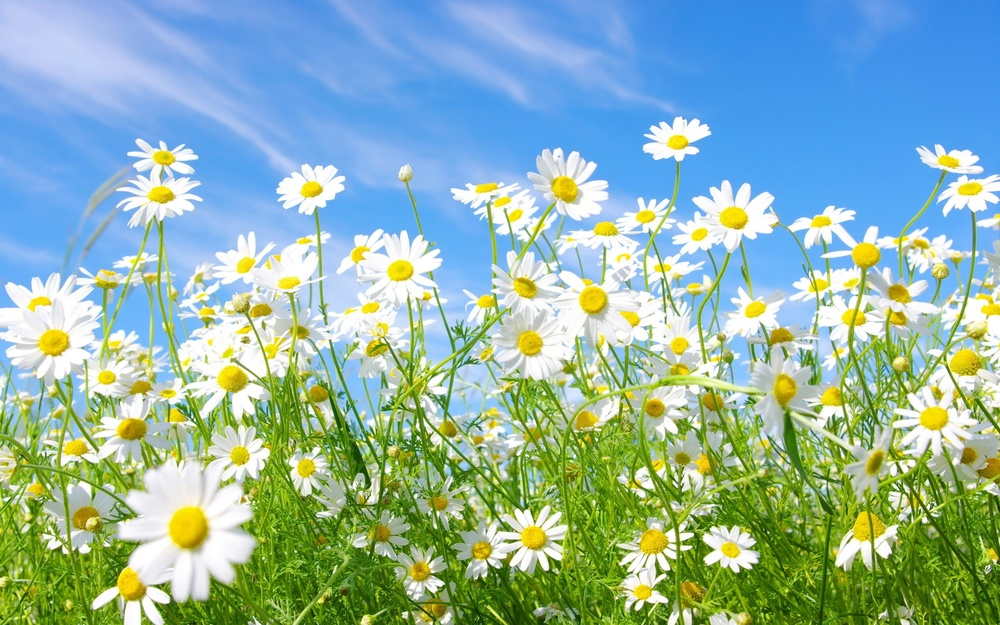
#> input picture au/au2/test2.jpg, 1000 x 625 px, shrunk from 2560 x 1600 before the run
$ python a4.py
#> lines starting #> are read from the running program, lines starting #| are printed output that depends on the picture
import cv2
import numpy as np
from matplotlib import pyplot as plt

img = cv2.imread("test2.jpg")
#> img is the input picture: shape (625, 1000, 3); mean B, G, R 169.1, 180.2, 144.2
color = ("b","g","r")
for i,col in enumerate(color):
    histr = cv2.calcHist([img],[i],None,[256],[0,256])
    plt.plot(histr,color=col)
    plt.xlim(0,256)
plt.show()
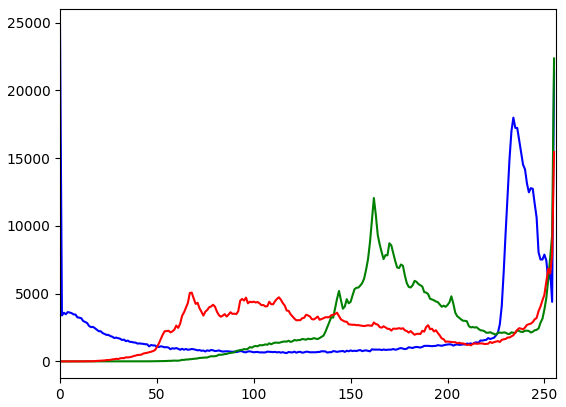
#> figure drawn by matplotlib, 1 panel; curve peaks at x = 0, y = 24803; curve peaks at x = 255, y = 22363; curve peaks at x = 255, y = 15460

$ run again, with au/au2/moon.jpg copied over au/au2/test2.jpg
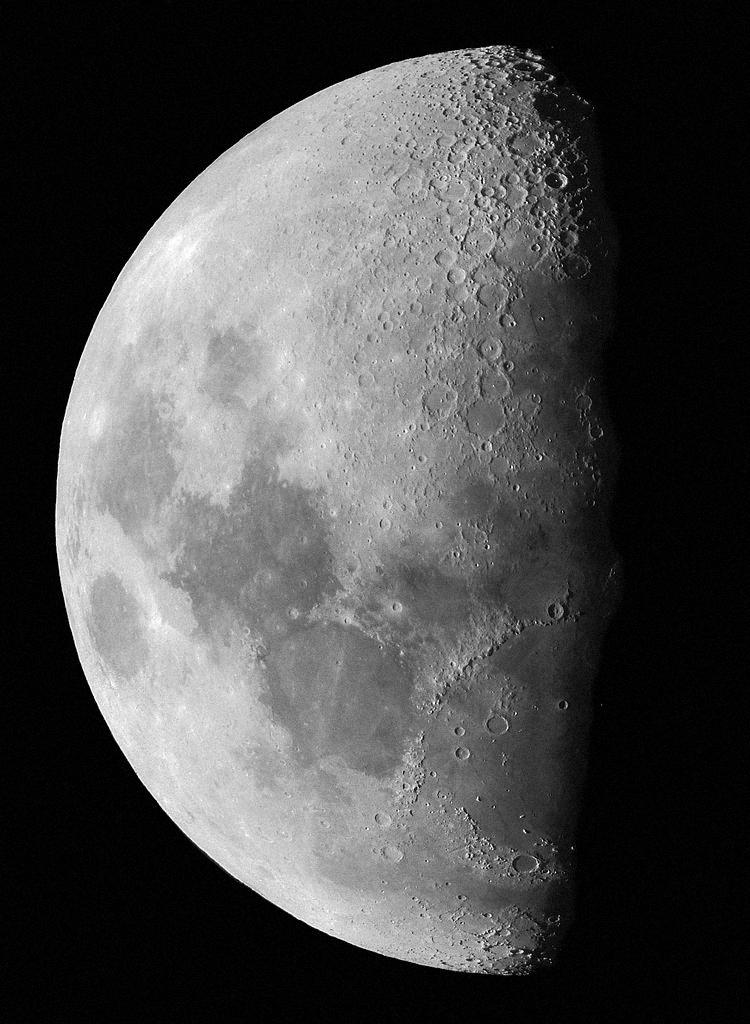
#> input picture au/au2/moon.jpg, 750 x 1024 px
#> img is the input picture: shape (1024, 750, 3); min 0, max 255, mean 75.4
#> `plt.show()`:
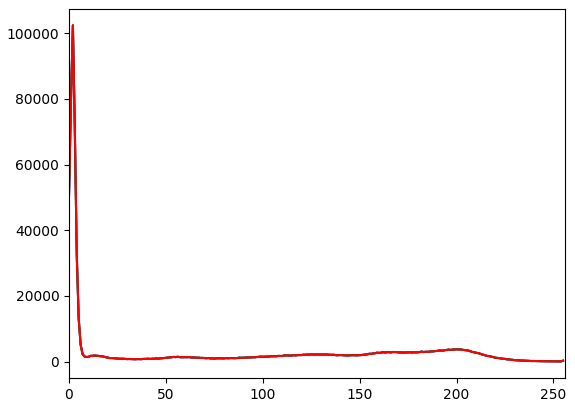
#> figure drawn by matplotlib, 1 panel; curve peaks at x = 2, y = 102420; curve peaks at x = 2, y = 102420; curve peaks at x = 2, y = 102420
